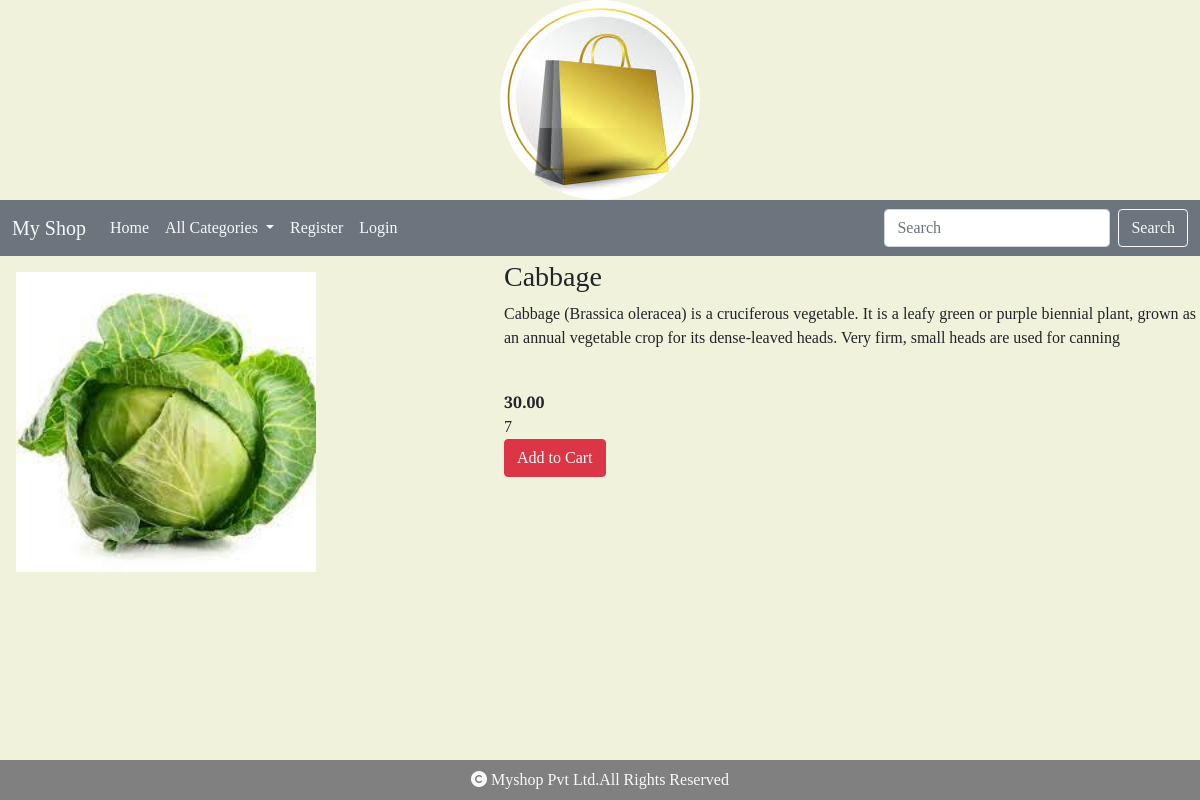
The page /details/Cabbage on the database its author committed.
### shop/models.py (models this page shows, shortened)
class Product(models.Model):
    name=models.CharField(max_length=20)
    desc=models.TextField()
    image=models.ImageField(upload_to="product",null=True,blank=True)
    price=models.DecimalField(max_digits=10,decimal_places=2)
    category=models.ForeignKey(Category,on_delete=models.CASCADE)
    stock=models.IntegerField()
    available=models.BooleanField(default=True)
    created=models.DateTimeField(auto_now_add=True)
    updated=models.DateTimeField(auto_now=True)

### shop/views.py (the view)
# urls.py: path('details/<c>', views.details, name="details"),
def details(request, c):
    p = Product.objects.get(name=c)
    return render(request, 'details.html', {'p': p})

### cart/context_processors.py (called while the page is built)
def total_count(request):
    item_count = 0
    u = request.user
    try:
        cart = Cart.objects.filter(user=u)
        for i in cart:
            item_count += i.quantity
    except:
        item_count = 0
    return {'count': item_count}

### shop/context_processors.py (called while the page is built)
def menu_links(request):
    c = Category.objects.all()
    return {'links': c}

### templates/details.html
{% extends 'base.html' %}
{% load static %}
{% block content %}
<div class="container-fluid">
    <div class="row">
        <div class="col-sm-5 p-3">
            <img src="{{p.image.url}}" height="300px" width="300px">
        </div>
        <div class="col-sm-7 p-1">
            <h3>{{p.name}}<br></h3>
            <p class="lh-base" style="text-align:justify;">{{p.desc}}<br><br></p>
            <b>{{p.price}}<br></b>
            {{p.stock}}<br>
            {% if user.is_superuser == True %}
            {% if p.stock == 0 %}
            <h2>Out of stock</h2>
            <a href="{% url 'admin:index' %}" class="btn btn-danger mt-5 ">ADD STOCK</a>
            {% else %}
            <h2>Product in stock</h2>
            <a href="{% url 'admin:index' %}" class="btn btn-danger mt-5 ">ADD STOCK</a>
            {% endif %}
            {% else %}
            {% if p.stock == 0 %}
            <h2>Out of stock</h2>
            {% else %}
            <a href="{% url 'cart:addtocart' p.name %}" class="btn btn-danger" >Add to Cart</a>
            {% endif %}
            {% endif %}
        </div>
    </div>
</div>
{% endblock %}

### static/css/style.css (style rules this page uses)
body { background-color: #f0f2dc; font-family: 'Playfair Display', serif; }

### rows shown on the page
Product: image (picture), name "Cabbage", desc "Cabbage (Brassica oleracea) is a cruciferous vegetable. It is a leafy green or purple biennial plant, grown as an annual vegetable crop for its dense-leaved heads. Very firm, small heads are used for canning", price "30.00", stock "7"
